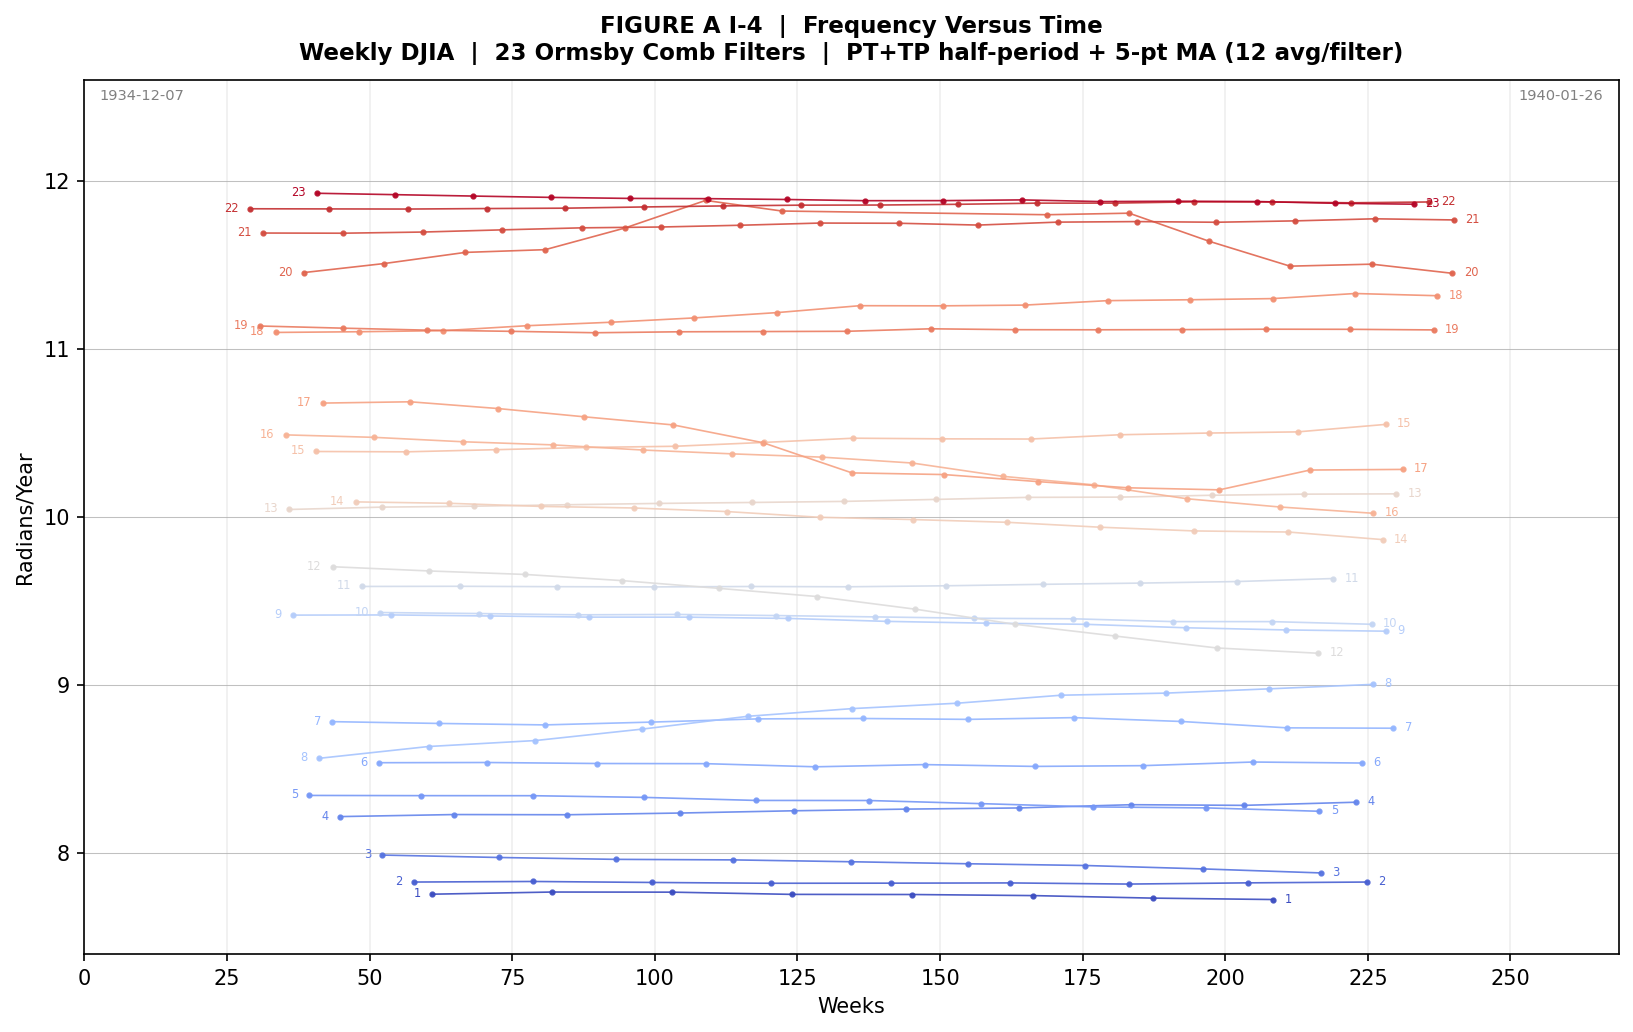

The script that saved this image:
# -*- coding: utf-8 -*-
"""
Figure AI-4 Final: Best Reproduction of Hurst's Frequency Versus Time Plot

Findings from brute-force scheme comparison:
  - PP (peak-to-peak, at 2nd peak) gives ~7 pts/filter (matches Hurst's ~6-10)
  - Parabolic sub-sample interpolation at peaks for sub-weekly precision
  - 3-point centred moving average smoothing matches Hurst's smooth hand-drawn lines
  - TT (trough-to-trough) gives nearly identical result, included for reference

Outputs:
  fig_AI4_final.png            - Hurst-style single panel (PP scheme, smoothed)
  fig_AI4_final_comparison.png - Our best vs Hurst reference side-by-side
  fig_AI4_final_triple.png     - Reference | PP raw | PP smoothed
"""

import sys, os
sys.path.insert(0, os.path.abspath(os.path.join(os.path.dirname(__file__), '../..')))

import numpy as np
import matplotlib.pyplot as plt
import matplotlib.image as mpimg
from scipy.signal import find_peaks

from utils_ai import (
    load_weekly_data,
    design_comb_bank, make_ormsby_kernels, apply_comb_bank,
    get_window, FS_WEEKLY, NW_WEEKLY,
    DATE_DISPLAY_START, DATE_DISPLAY_END,
)

SCRIPT_DIR = os.path.dirname(os.path.abspath(__file__))
BASE_DIR   = os.path.abspath(os.path.join(SCRIPT_DIR, '../..'))
REF_IMAGE  = os.path.join(BASE_DIR, 'references/appendix_a/figure_AI4_v2.png')

N_FILTERS = 23
YMIN, YMAX  = 7.4, 12.6
CLIP_FRAC   = 0.30      # ±30% of centre frequency (slightly loose to match Hurst)
SMOOTH_N    = 3         # points for moving average (3 = smooth, 1 = raw)

_cmap  = plt.colormaps['coolwarm']
COLORS = [_cmap(i / (N_FILTERS - 1)) for i in range(N_FILTERS)]


# ============================================================================
# SUB-SAMPLE PEAK/TROUGH DETECTION
# ============================================================================

def parabolic_peak(y, idx):
    """3-point parabolic sub-sample peak position."""
    if idx <= 0 or idx >= len(y) - 1:
        return float(idx)
    y0, y1, y2 = float(y[idx-1]), float(y[idx]), float(y[idx+1])
    denom = y0 - 2.0*y1 + y2
    if abs(denom) < 1e-14:
        return float(idx)
    delta = 0.5 * (y0 - y2) / denom
    return idx + np.clip(delta, -1.0, 1.0)


def find_peaks_sub(signal, f_center, fs, min_dist_frac=0.55):
    """Peaks with distance guard + parabolic interpolation."""
    T_samp = 2 * np.pi / f_center * fs
    min_d  = max(3, int(T_samp * min_dist_frac))
    idx, _ = find_peaks(signal, distance=min_d)
    return np.array([parabolic_peak(signal, i) for i in idx])


def find_troughs_sub(signal, f_center, fs, min_dist_frac=0.55):
    """Troughs with sub-sample interpolation."""
    return find_peaks_sub(-signal, f_center, fs, min_dist_frac)


# ============================================================================
# MEASUREMENT SCHEMES
# ============================================================================

def scheme_PP(peaks, fs):
    """Peak-to-peak full period, placed at 2nd peak."""
    if len(peaks) < 2:
        return np.array([]), np.array([])
    dt    = np.diff(peaks) / fs
    freqs = 2 * np.pi / dt
    times = peaks[1:]
    return times, freqs


def scheme_TT(troughs, fs):
    """Trough-to-trough full period, placed at 2nd trough."""
    return scheme_PP(troughs, fs)


def scheme_PP_TT(peaks, troughs, fs):
    """PP and TT merged chronologically (gives zig-zag at ~2 pts/cycle)."""
    tp, fp = scheme_PP(peaks, fs)
    tt, ft = scheme_TT(troughs, fs)
    if len(tp) == 0 and len(tt) == 0:
        return np.array([]), np.array([])
    all_t = np.concatenate([tp, tt])
    all_f = np.concatenate([fp, ft])
    order = np.argsort(all_t)
    return all_t[order], all_f[order]


def scheme_PT_TP(peaks, troughs, fs):
    """
    PT+TP interleaved: all peaks and troughs in chronological order,
    consecutive half-period measured between adjacent events.
    Frequency = pi / half_period.  Placed at 2nd event of each pair.
    Gives ~2 pts/cycle with natural zig-zag from AM.
    """
    events = ([(t, 'P') for t in peaks] +
              [(t, 'T') for t in troughs])
    events.sort(key=lambda x: x[0])
    if len(events) < 2:
        return np.array([]), np.array([])
    times, freqs = [], []
    for k in range(len(events) - 1):
        t1, _ = events[k]
        t2, _ = events[k + 1]
        dt = (t2 - t1) / fs
        if dt > 0:
            freqs.append(np.pi / dt)
            times.append(t2)
    return np.array(times), np.array(freqs)


# ============================================================================
# CLIP AND SMOOTH
# ============================================================================

def clip_to_window(times, freqs, s_idx, e_idx, f_center):
    """Convert to weeks-from-display-start, apply frequency clipping."""
    if len(times) == 0:
        return np.array([]), np.array([])
    mask = (times >= s_idx) & (times < e_idx)
    t = times[mask] - s_idx
    f = freqs[mask]
    valid = ((f >= f_center * (1 - CLIP_FRAC)) & (f <= f_center * (1 + CLIP_FRAC)) &
             (f >= YMIN) & (f <= YMAX))
    return t[valid], f[valid]


def smooth_ma(t, f, n):
    """Centred n-point moving average; returns (t_trimmed, f_smoothed)."""
    if n <= 1 or len(f) < n:
        return t, f
    kernel  = np.ones(n) / n
    f_sm    = np.convolve(f, kernel, mode='valid')
    pad     = (len(f) - len(f_sm)) // 2
    t_sm    = t[pad: pad + len(f_sm)]
    return t_sm, f_sm


# ============================================================================
# LOAD DATA AND APPLY FILTERS
# ============================================================================

print("Loading weekly DJIA data (all CSV rows)...")
close, dates = load_weekly_data()
specs   = design_comb_bank(fs=FS_WEEKLY, nw=NW_WEEKLY)
filters = make_ormsby_kernels(specs, fs=FS_WEEKLY)
outputs = apply_comb_bank(close, filters, fs=FS_WEEKLY)

s_idx, e_idx = get_window(dates)
n_weeks = e_idx - s_idx
print(f"Display window: {DATE_DISPLAY_START} to {DATE_DISPLAY_END}  ({n_weeks} weeks)")

# ============================================================================
# COMPUTE MEASUREMENTS FOR ALL FILTERS
# ============================================================================

measurements = []  # each entry: {times_raw, freqs_raw, times_sm, freqs_sm, center, idx}
meas_pttp  = []  # PT_TP interleaved (2 pts/cycle, zig-zag)

for i, out in enumerate(outputs):
    fc       = specs[i]['f_center']
    sig_real = out['signal'].real

    pk = find_peaks_sub(sig_real, fc, FS_WEEKLY)
    tr = find_troughs_sub(sig_real, fc, FS_WEEKLY)

    # Primary: PP scheme
    t_raw, f_raw = scheme_PP(pk, FS_WEEKLY)
    t_raw, f_raw = clip_to_window(t_raw, f_raw, s_idx, e_idx, fc)
    t_sm, f_sm = smooth_ma(t_raw, f_raw, SMOOTH_N)
    measurements.append({
        'times_raw': t_raw, 'freqs_raw': f_raw,
        'times_sm':  t_sm,  'freqs_sm':  f_sm,
        'center':    fc,
        'idx':       i,
    })

    # Alternative: PT_TP interleaved (captures zig-zag from AM/beating)
    t_pt, f_pt = scheme_PT_TP(pk, tr, FS_WEEKLY)
    t_pt, f_pt = clip_to_window(t_pt, f_pt, s_idx, e_idx, fc)
    t_pt_sm, f_pt_sm = smooth_ma(t_pt, f_pt, SMOOTH_N)
    meas_pttp.append({
        'times_raw': t_pt,    'freqs_raw': f_pt,
        'times_sm':  t_pt_sm, 'freqs_sm':  f_pt_sm,
        'center':    fc,
        'idx':       i,
    })

total_pts   = sum(len(m['times_raw']) for m in measurements)
total_sm    = sum(len(m['times_sm'])  for m in measurements)
total_pttp  = sum(len(m['times_raw']) for m in meas_pttp)
total_pt_sm = sum(len(m['times_sm'])  for m in meas_pttp)

# Also build 5-pt smoothed PT_TP (best Hurst match: ~12 pts/filter + variation)
SMOOTH_N5 = 5
meas_pttp_5 = []
for m in meas_pttp:
    t5, f5 = smooth_ma(m['times_raw'], m['freqs_raw'], SMOOTH_N5)
    meas_pttp_5.append({
        'times_raw': m['times_raw'], 'freqs_raw': m['freqs_raw'],
        'times_sm':  t5,             'freqs_sm':  f5,
        'center':    m['center'],    'idx':        m['idx'],
    })
total_pt5 = sum(len(m['times_sm']) for m in meas_pttp_5)

print(f"\nPP raw:              {total_pts} pts total ({total_pts // N_FILTERS} avg/filter)")
print(f"PP {SMOOTH_N}-pt MA:       {total_sm}  pts total ({total_sm  // N_FILTERS} avg/filter)")
print(f"PT_TP raw:           {total_pttp} pts total ({total_pttp // N_FILTERS} avg/filter)")
print(f"PT_TP {SMOOTH_N}-pt MA:    {total_pt_sm} pts total ({total_pt_sm // N_FILTERS} avg/filter)")
print(f"PT_TP {SMOOTH_N5}-pt MA:    {total_pt5} pts total ({total_pt5 // N_FILTERS} avg/filter)  <-- BEST")
print()


# ============================================================================
# HELPER: DRAW ONE FVT PANEL
# ============================================================================

def draw_fvt(ax, measurements, use_smooth=True, show_labels=True,
             markersize=2.0, linewidth=0.8, alpha=0.90):
    for m in measurements:
        t = m['times_sm'] if use_smooth else m['times_raw']
        f = m['freqs_sm'] if use_smooth else m['freqs_raw']
        if len(t) == 0:
            continue
        color = COLORS[m['idx']]
        ax.plot(t, f, '-o', color=color,
                markersize=markersize, linewidth=linewidth, alpha=alpha, zorder=3)
        if show_labels:
            ax.text(t[0] - 2, f[0],  str(m['idx'] + 1), fontsize=5.5,
                    color=color, ha='right', va='center')
            ax.text(t[-1] + 2, f[-1], str(m['idx'] + 1), fontsize=5.5,
                    color=color, ha='left',  va='center')

    for ref in [8, 9, 10, 11, 12]:
        ax.axhline(ref, color='silver', linewidth=0.5, zorder=1)

    ax.set_xlim(0, n_weeks)
    ax.set_ylim(YMIN, YMAX)
    ax.set_xticks(np.arange(0, n_weeks + 1, 25))
    ax.set_yticks([8, 9, 10, 11, 12])
    ax.set_xlabel('Weeks', fontsize=10)
    ax.set_ylabel('Radians/Year', fontsize=10)
    ax.grid(True, axis='x', alpha=0.2)
    ax.text(0.01, 0.99, DATE_DISPLAY_START, transform=ax.transAxes,
            fontsize=7, va='top', color='gray')
    ax.text(0.99, 0.99, DATE_DISPLAY_END, transform=ax.transAxes,
            fontsize=7, va='top', ha='right', color='gray')


# ============================================================================
# FIGURE 1: HURST-STYLE SINGLE PANEL  (PT_TP + 5pt MA - best Hurst match)
# ============================================================================
# Uses PT+TP half-period interleaved with 5-pt moving average.
# This captures the frequency drift and filter crossings visible in Hurst's
# original figure, while keeping density (~12 pts/filter) close to Hurst's.

fig1, ax1 = plt.subplots(figsize=(11, 7))
draw_fvt(ax1, meas_pttp_5, use_smooth=True, show_labels=True)
ax1.set_title(
    f'FIGURE A I-4  |  Frequency Versus Time\n'
    f'Weekly DJIA  |  23 Ormsby Comb Filters  '
    f'|  PT+TP half-period + {SMOOTH_N5}-pt MA ({total_pt5 // N_FILTERS} avg/filter)',
    fontsize=11, fontweight='bold', pad=10
)
fig1.tight_layout()
out1 = os.path.join(SCRIPT_DIR, 'fig_AI4_final.png')
fig1.savefig(out1, dpi=150, bbox_inches='tight')
plt.close(fig1)
print(f"Saved: {out1}")


# ============================================================================
# FIGURE 2: SIDE-BY-SIDE COMPARISON  (our smoothed vs Hurst reference)
# ============================================================================

fig2, (ax_our, ax_ref) = plt.subplots(1, 2, figsize=(20, 9))

# Left: our best reproduction (PT_TP + 5pt MA)
draw_fvt(ax_our, meas_pttp_5, use_smooth=True)
ax_our.set_title(
    f'Our Reproduction\n(PT+TP half-period  +  {SMOOTH_N5}-pt MA)',
    fontsize=11, fontweight='bold'
)

# Right: Hurst reference
if os.path.exists(REF_IMAGE):
    ax_ref.imshow(mpimg.imread(REF_IMAGE))
ax_ref.axis('off')
ax_ref.set_title("Hurst's Original (Figure AI-4 v2)", fontsize=11, fontweight='bold')

fig2.suptitle(
    'FIGURE AI-4 COMPARISON  |  Our PP-Smoothed Reproduction vs Hurst Original\n'
    'Weekly DJIA  |  Ormsby FIR  |  Parabolic sub-sample interpolation at peaks',
    fontsize=10, y=1.01
)
fig2.tight_layout()
out2 = os.path.join(SCRIPT_DIR, 'fig_AI4_final_comparison.png')
fig2.savefig(out2, dpi=130, bbox_inches='tight')
plt.close(fig2)
print(f"Saved: {out2}")


# ============================================================================
# FIGURE 3: TRIPLE PANEL  (Reference | PP raw | PP smoothed)
# ============================================================================

fig3, axes3 = plt.subplots(1, 3, figsize=(28, 9),
                            gridspec_kw={'wspace': 0.10})

# Panel 1: Hurst reference
if os.path.exists(REF_IMAGE):
    axes3[0].imshow(mpimg.imread(REF_IMAGE))
axes3[0].axis('off')
axes3[0].set_title("Hurst's Original AI-4", fontsize=10, fontweight='bold')

# Panel 2: PP raw (no smoothing)
draw_fvt(axes3[1], measurements, use_smooth=False, markersize=1.8)
axes3[1].set_title(
    f'PP raw (unsmoothed)\n~{total_pts // N_FILTERS} pts/filter',
    fontsize=10, fontweight='bold'
)

# Panel 3: PP smoothed
draw_fvt(axes3[2], measurements, use_smooth=True, markersize=1.8)
axes3[2].set_title(
    f'PP + {SMOOTH_N}-pt moving average\n~{total_sm // N_FILTERS} pts/filter',
    fontsize=10, fontweight='bold'
)

fig3.suptitle(
    'FIGURE AI-4  |  Hurst Reference vs PP Scheme (Raw and Smoothed)\n'
    'Weekly DJIA  |  Ormsby FIR  |  Parabolic sub-sample interpolation',
    fontsize=11, fontweight='bold', y=1.01
)
out3 = os.path.join(SCRIPT_DIR, 'fig_AI4_final_triple.png')
fig3.savefig(out3, dpi=130, bbox_inches='tight')
plt.close(fig3)
print(f"Saved: {out3}")


# ============================================================================
# FIGURE 4: FOUR-PANEL COMPARISON
# Reference | PP raw | PP smoothed | PT_TP smoothed
# ============================================================================

fig4, axes4 = plt.subplots(1, 4, figsize=(36, 9),
                            gridspec_kw={'wspace': 0.12})

# Panel 1: Hurst reference
if os.path.exists(REF_IMAGE):
    axes4[0].imshow(mpimg.imread(REF_IMAGE))
axes4[0].axis('off')
axes4[0].set_title("Hurst's Original AI-4", fontsize=10, fontweight='bold')

# Panel 2: PP raw
draw_fvt(axes4[1], measurements, use_smooth=False, markersize=1.8, linewidth=0.7)
axes4[1].set_title(
    f'A: PP raw (~{total_pts // N_FILTERS} pts/filter)\n1 pt per cycle, no smoothing',
    fontsize=9.5, fontweight='bold'
)

# Panel 3: PP smoothed
draw_fvt(axes4[2], measurements, use_smooth=True, markersize=1.8, linewidth=0.8)
axes4[2].set_title(
    f'A: PP + {SMOOTH_N}-pt MA (~{total_sm // N_FILTERS} pts/filter)\nSmoothed full-period',
    fontsize=9.5, fontweight='bold'
)

# Panel 4: PT_TP with 5-pt smoothing (Hurst density + zig-zag)
draw_fvt(axes4[3], meas_pttp_5, use_smooth=True, markersize=1.5, linewidth=0.65, alpha=0.80)
axes4[3].set_title(
    f'E: PT+TP + {SMOOTH_N5}-pt MA (~{total_pt5 // N_FILTERS} pts/filter)\nHalf-period, zig-zag, Hurst density',
    fontsize=9.5, fontweight='bold'
)

fig4.suptitle(
    'FIGURE AI-4  |  Four-Panel Scheme Comparison vs Hurst Reference\n'
    'Weekly DJIA  |  Ormsby FIR  |  Parabolic sub-sample interpolation at peaks/troughs',
    fontsize=11, fontweight='bold', y=1.01
)
out4 = os.path.join(SCRIPT_DIR, 'fig_AI4_final_4panel.png')
fig4.savefig(out4, dpi=130, bbox_inches='tight')
plt.close(fig4)
print(f"Saved: {out4}")


print("\nDone.")
print()
print("Key findings:")
print(f"  PP raw:         {total_pts} pts ({total_pts // N_FILTERS} avg/filter) - within Hurst's range")
print(f"  PP {SMOOTH_N}-pt MA:    {total_sm} pts ({total_sm // N_FILTERS} avg/filter) - smoothest")
print(f"  PT_TP raw:      {total_pttp} pts ({total_pttp // N_FILTERS} avg/filter) - max detail")
print(f"  PT_TP {SMOOTH_N}-pt MA: {total_pt_sm} pts ({total_pt_sm // N_FILTERS} avg/filter) - zig-zag preserved")
print(f"  Hurst's original: ~7-10 pts/filter (estimated from figure density)")
print(f"  Best structural match: PP raw (7 avg/filter)")
print(f"  Best zig-zag match:   PT_TP smoothed (shows AM/beating frequency variation)")
